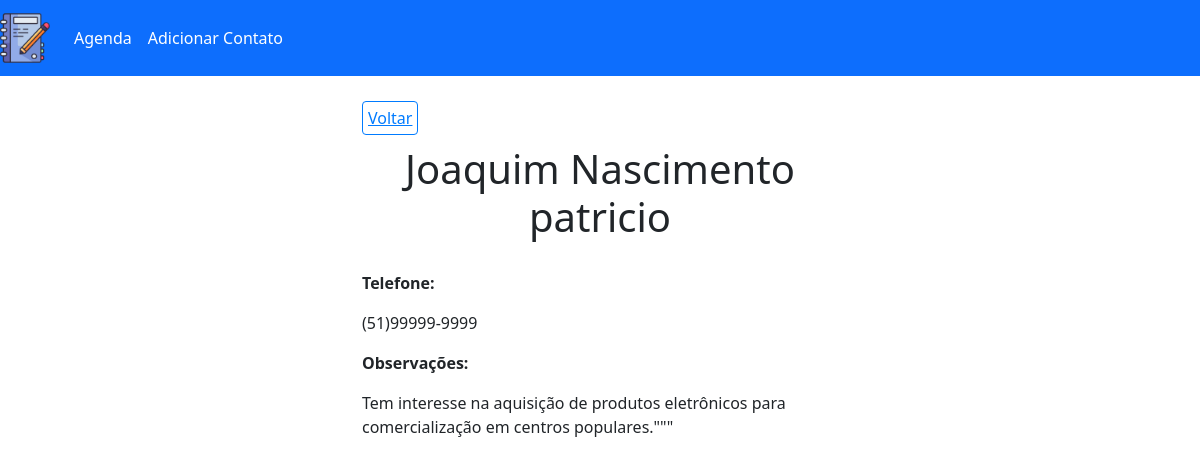
/show.php?id=1, run on the app's committed database.
### tables this page shows
CREATE TABLE `contacts` (
  `id` int(10) UNSIGNED NOT NULL,
  `name` varchar(150) DEFAULT NULL,
  `phone` varchar(20) DEFAULT NULL,
  `observation` text DEFAULT NULL
);

### config/process.php (called while the page is built, shortened)
<?php
	include_once("connection.php");
	include_once("url.php");
    $data = $_POST;
    if(!empty($data)) {
        if($data["type"] === "create") {
            $name = $data["name"];
            $phone = $data["phone"];
            $observation = $data["observation"];
            $query = "INSERT INTO contacts (name, phone, observation) VALUES (:name, :phone, :observation)";
            $stmt = $conn->prepare($query);
            $stmt->bindParam(":name", $name);
            $stmt->bindParam(":phone", $phone);
            $stmt->bindParam(":observation", $observation);
            try {
                $stmt->execute();
                $_SESSION["msg"] = "Contato criado com sucesso!";
              } catch(PDOException $e) {
               $error = $e->getMessage();
                echo "Erro: $error";
    }
        } else if($data["type"] === "edit") {
            $name = $data["name"];
            $phone = $data["phone"];
            $observation = $data["observation"];
            $id = $data["id"];
            $query = "UPDATE contacts
                      SET name = :name, phone = :phone, observation = :observation
                      WHERE id = :id";
            $stmt = $conn->prepare($query);
            $stmt->bindParam(":name", $name);
            $stmt->bindParam(":phone", $phone);
            $stmt->bindParam(":observation", $observation);
            $stmt->bindParam(":id", $id);
                    try {
                $stmt->execute();
                $_SESSION["msg"] = "Contato atualizado com Sucesso!";
              } catch(PDOException $e) {
               $error = $e->getMessage();
                echo "Erro: $error";
    }
        } else if($data["type"] === "delete") {
            $id = $data["id"];
            $query = "DELETE FROM contacts WHERE id = :id";
            $stmt = $conn->prepare($query);
            $stmt->bindParam(":id", $id);
            try {
                $stmt->execute();
                $_SESSION["msg"] = "Contato removido com Sucesso!";
              } catch(PDOException $e) {
               $error = $e->getMessage();
                echo "Erro: $error";
        }
    }
            header("location:" . $BASE_URL . "../index.php");
    } else {
        if(!empty($_GET)) {
        $id = $_GET["id"];
    }
        if (!empty($id)) {
            $query = "SELECT * FROM contacts WHERE id = :id";
            $stmt = $conn->prepare($query);
            $stmt->bindParam(":id", $id);
            $stmt->execute();
            $contact = $stmt->fetch();
        } else {
            $contacts = [];
            $query = "SELECT * FROM contacts";
            $stmt = $conn->prepare($query);
            $stmt->execute();
            $contacts = $stmt->fetchAll();
        }
    }
?>

### show.php (the view, shortened to what this page needs)
<?php
    include_once("templates/header.php");
?>
    <div class="container" id="view-contact-container">
        <h1 id="main-title"><?= $contact["name"] ?></h1>
        <p class="bold">Telefone:</p>
        <p><?= $contact["phone"] ?></p>
        <p class="bold">Observações:</p>
        <p><?= $contact["observation"] ?></p>
    </div>
<?php
    include_once("templates/footer.php");
?>

### css/style.css (style rules this page uses)
#main-title { text-align: center; margin: 15px 0 30px; }
#view-contact-container { max-width: 500px; margin: 0 auto; }
.bold { font-weight: bold; }
#back-link-container { display: block; width: 500px; margin: 30px auto 0; }
#back-link { border: 1px solid #007BFF; color: #007BFF; border-radius: 4px; padding: 5px; }

### data on the page
contacts: name "Joaquim Nascimento patricio", phone "(51)99999-9999", observation "Tem interesse na aquisição de produtos eletrônicos para comercialização em centros populares.\"\"\""
